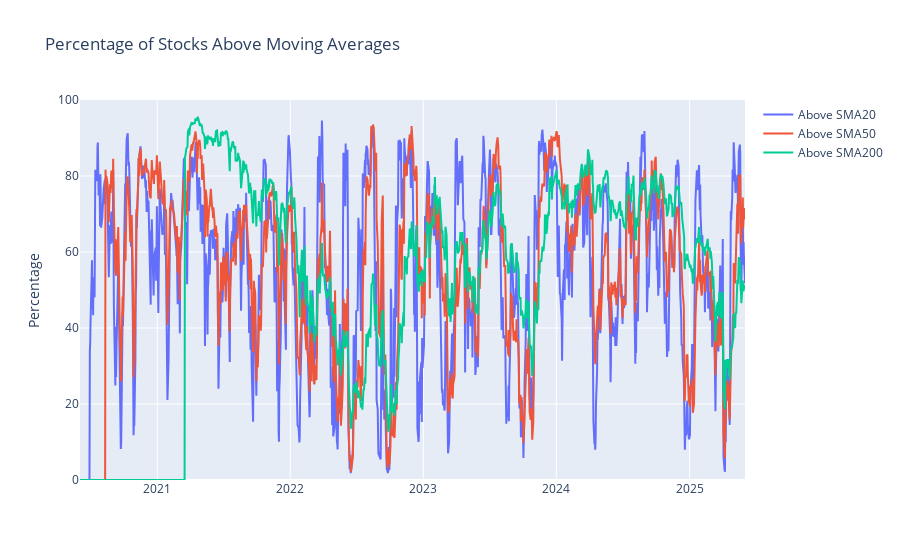
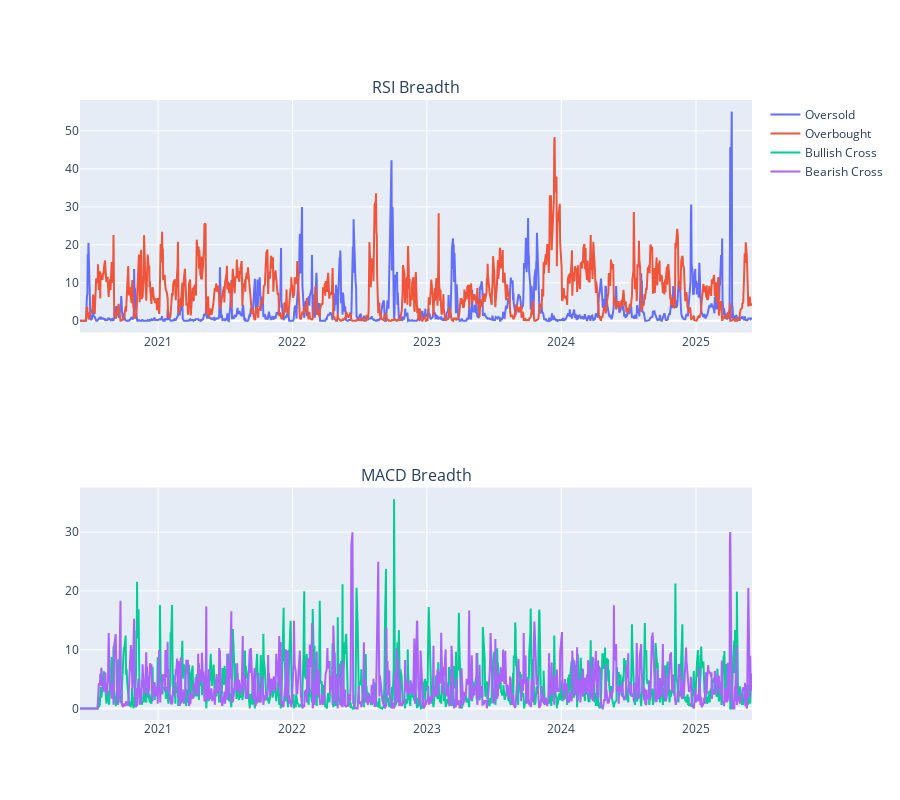
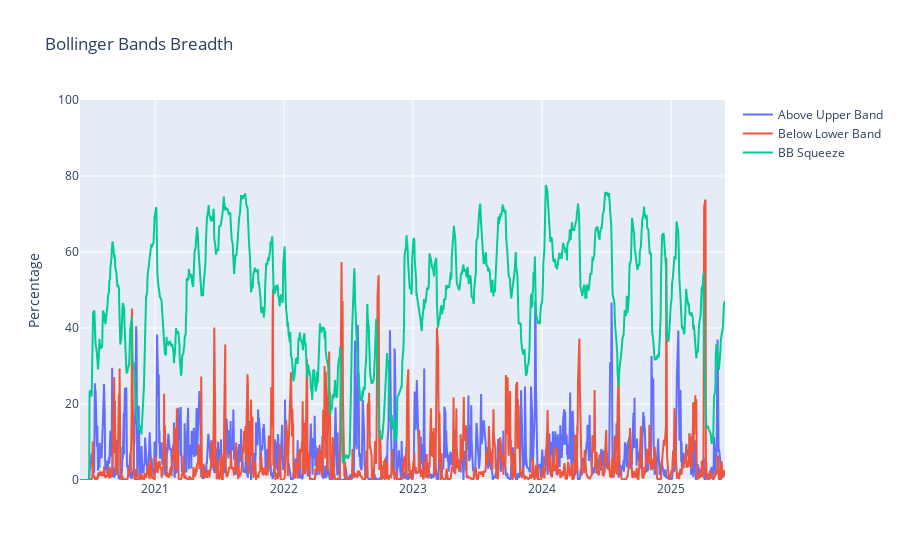
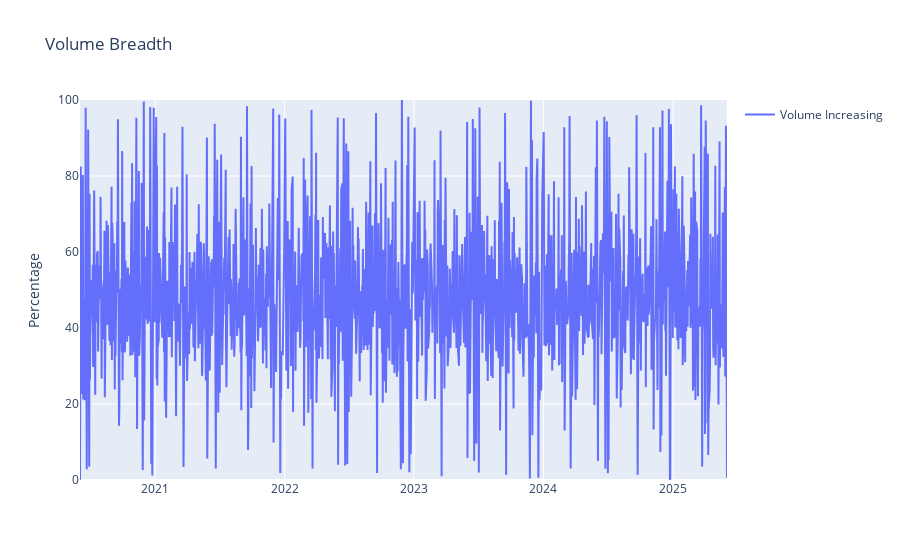

Notebook code for these charts, in order:
### Code cell
import pandas as pd
import plotly.express as px
import plotly.graph_objects as go
from plotly.subplots import make_subplots

# Read the market breadth data
df = pd.read_parquet('market_features/breadth/daily_breadth.parquet')

# Basic info
print("Shape:", df.shape)
print("\nColumns:", df.columns.tolist())
print("\nDate range:", df.index.min(), "to", df.index.max())
print("\nSample of data:")
display(df.head())

# Create a summary of the latest values
latest = df.iloc[-1]
print("\nLatest market breadth indicators:")
for col in df.columns:
    print(f"{col}: {latest[col]:.2f}%")

# Plot moving average breadth
fig = go.Figure()
fig.add_trace(go.Scatter(x=df.index, y=df['pct_above_sma20'], name='Above SMA20'))
fig.add_trace(go.Scatter(x=df.index, y=df['pct_above_sma50'], name='Above SMA50'))
fig.add_trace(go.Scatter(x=df.index, y=df['pct_above_sma200'], name='Above SMA200'))
fig.update_layout(
    title='Percentage of Stocks Above Moving Averages',
    yaxis_title='Percentage',
    yaxis_range=[0, 100],
    showlegend=True
)
fig.show()

# Plot RSI and MACD breadth
fig = make_subplots(rows=2, cols=1, subplot_titles=('RSI Breadth', 'MACD Breadth'))
fig.add_trace(go.Scatter(x=df.index, y=df['pct_oversold'], name='Oversold'), row=1, col=1)
fig.add_trace(go.Scatter(x=df.index, y=df['pct_overbought'], name='Overbought'), row=1, col=1)
fig.add_trace(go.Scatter(x=df.index, y=df['pct_macd_bullish'], name='Bullish Cross'), row=2, col=1)
fig.add_trace(go.Scatter(x=df.index, y=df['pct_macd_bearish'], name='Bearish Cross'), row=2, col=1)
fig.update_layout(height=800, showlegend=True)
fig.show()

# Plot Bollinger Bands breadth
fig = go.Figure()
fig.add_trace(go.Scatter(x=df.index, y=df['pct_above_bb_upper'], name='Above Upper Band'))
fig.add_trace(go.Scatter(x=df.index, y=df['pct_below_bb_lower'], name='Below Lower Band'))
fig.add_trace(go.Scatter(x=df.index, y=df['pct_bb_squeeze'], name='BB Squeeze'))
fig.update_layout(
    title='Bollinger Bands Breadth',
    yaxis_title='Percentage',
    yaxis_range=[0, 100],
    showlegend=True
)
fig.show()

# Plot volume breadth
fig = go.Figure()
fig.add_trace(go.Scatter(x=df.index, y=df['pct_volume_increasing'], name='Volume Increasing'))
fig.update_layout(
    title='Volume Breadth',
    yaxis_title='Percentage',
    yaxis_range=[0, 100],
    showlegend=True
)
fig.show()

# Correlation heatmap
corr = df.corr()
fig = px.imshow(
    corr,
    title='Market Breadth Indicators Correlation',
    color_continuous_scale='RdBu',
    zmin=-1,
    zmax=1
)
fig.show()

### Figure 1 — Plotly figure (JSON) as saved in the notebook; plotly's stock layout.template omitted (floating-point values rounded to 4 significant figures; data arrays with more than 128 entries replaced by an {"elided": "..."} marker saying what was removed)
{"data": [{"name": "Above SMA20", "type": "scatter", "x": {"elided": "1256 str values"}, "y": {"elided": "1256 float values"}}, {"name": "Above SMA50", "type": "scatter", "x": {"elided": "1256 str values"}, "y": {"elided": "1256 float values"}}, {"name": "Above SMA200", "type": "scatter", "x": {"elided": "1256 str values"}, "y": {"elided": "1256 float values"}}], "layout": {"showlegend": true, "title": {"text": "Percentage of Stocks Above Moving Averages"}, "yaxis": {"range": [0, 100], "title": {"text": "Percentage"}}}}

### Figure 2 — Plotly figure (JSON) as saved in the notebook; plotly's stock layout.template omitted (floating-point values rounded to 4 significant figures; data arrays with more than 128 entries replaced by an {"elided": "..."} marker saying what was removed)
{"data": [{"name": "Oversold", "type": "scatter", "x": {"elided": "1256 str values"}, "xaxis": "x", "y": {"elided": "1256 float values"}, "yaxis": "y"}, {"name": "Overbought", "type": "scatter", "x": {"elided": "1256 str values"}, "xaxis": "x", "y": {"elided": "1256 float values"}, "yaxis": "y"}, {"name": "Bullish Cross", "type": "scatter", "x": {"elided": "1256 str values"}, "xaxis": "x2", "y": {"elided": "1256 float values"}, "yaxis": "y2"}, {"name": "Bearish Cross", "type": "scatter", "x": {"elided": "1256 str values"}, "xaxis": "x2", "y": {"elided": "1256 float values"}, "yaxis": "y2"}], "layout": {"annotations": [{"font": {"size": 16}, "showarrow": false, "text": "RSI Breadth", "x": 0.5, "xanchor": "center", "xref": "paper", "y": 1, "yanchor": "bottom", "yref": "paper"}, {"font": {"size": 16}, "showarrow": false, "text": "MACD Breadth", "x": 0.5, "xanchor": "center", "xref": "paper", "y": 0.375, "yanchor": "bottom", "yref": "paper"}], "height": 800, "showlegend": true, "xaxis": {"anchor": "y", "domain": [0, 1]}, "xaxis2": {"anchor": "y2", "domain": [0, 1]}, "yaxis": {"anchor": "x", "domain": [0.625, 1]}, "yaxis2": {"anchor": "x2", "domain": [0, 0.375]}}}

### Figure 3 — Plotly figure (JSON) as saved in the notebook; plotly's stock layout.template omitted (floating-point values rounded to 4 significant figures; data arrays with more than 128 entries replaced by an {"elided": "..."} marker saying what was removed)
{"data": [{"name": "Above Upper Band", "type": "scatter", "x": {"elided": "1256 str values"}, "y": {"elided": "1256 float values"}}, {"name": "Below Lower Band", "type": "scatter", "x": {"elided": "1256 str values"}, "y": {"elided": "1256 float values"}}, {"name": "BB Squeeze", "type": "scatter", "x": {"elided": "1256 str values"}, "y": {"elided": "1256 float values"}}], "layout": {"showlegend": true, "title": {"text": "Bollinger Bands Breadth"}, "yaxis": {"range": [0, 100], "title": {"text": "Percentage"}}}}

### Figure 4 — Plotly figure (JSON) as saved in the notebook; plotly's stock layout.template omitted (floating-point values rounded to 4 significant figures; data arrays with more than 128 entries replaced by an {"elided": "..."} marker saying what was removed)
{"data": [{"name": "Volume Increasing", "type": "scatter", "x": {"elided": "1256 str values"}, "y": {"elided": "1256 float values"}}], "layout": {"showlegend": true, "title": {"text": "Volume Breadth"}, "yaxis": {"range": [0, 100], "title": {"text": "Percentage"}}}}
